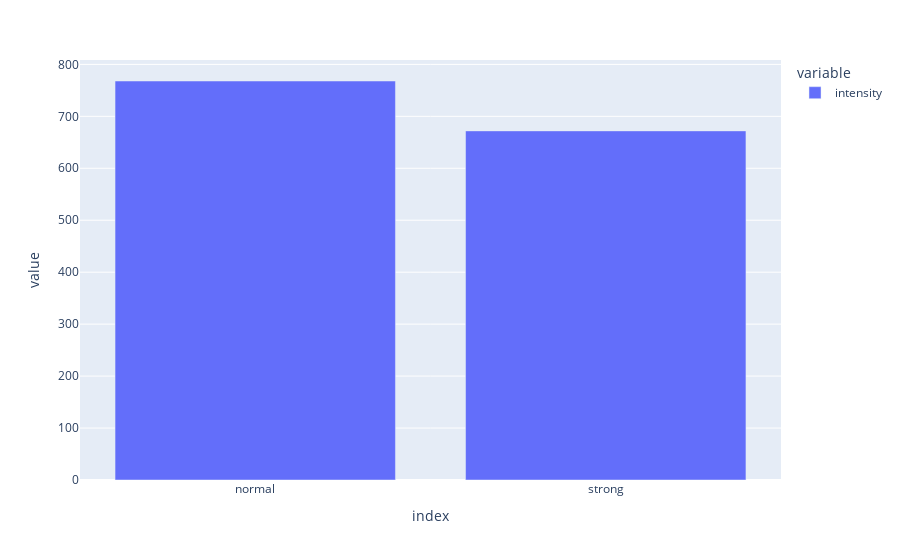

Notebook cell for this chart:
### Code cell
px.bar(df.groupby('intensity')['intensity'].count())

### Figure 1 — Plotly figure (JSON) as saved in the notebook; plotly's stock layout.template omitted (floating-point values rounded to 4 significant figures)
{"data": [{"alignmentgroup": "True", "hovertemplate": "variable=intensity<br>index=%{x}<br>value=%{y}<extra></extra>", "legendgroup": "intensity", "marker": {"color": "#636efa"}, "name": "intensity", "offsetgroup": "intensity", "orientation": "v", "showlegend": true, "textposition": "auto", "type": "bar", "x": ["normal", "strong"], "xaxis": "x", "y": [768, 672], "yaxis": "y"}], "layout": {"barmode": "relative", "legend": {"title": {"text": "variable"}, "tracegroupgap": 0}, "margin": {"t": 60}, "xaxis": {"anchor": "y", "domain": [0, 1], "title": {"text": "index"}}, "yaxis": {"anchor": "x", "domain": [0, 1], "title": {"text": "value"}}}}
